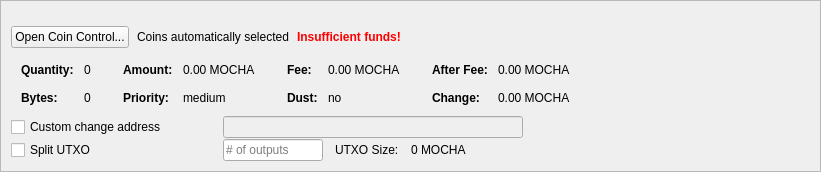
         <widget class="QFrame" name="frameCoinControl">
          <property name="sizePolicy">
           <sizepolicy hsizetype="Expanding" vsizetype="Expanding">
            <horstretch>0</horstretch>
            <verstretch>0</verstretch>
           </sizepolicy>
          </property>
          <property name="maximumSize">
           <size>
            <width>16777215</width>
            <height>16777215</height>
           </size>
          </property>
          <property name="frameShape">
           <enum>QFrame::StyledPanel</enum>
          </property>
          <property name="frameShadow">
           <enum>QFrame::Sunken</enum>
          </property>
          <layout class="QVBoxLayout" name="verticalLayoutCoinControl2">
           <property name="spacing">
            <number>0</number>
           </property>
           <property name="leftMargin">
            <number>0</number>
           </property>
           <property name="topMargin">
            <number>0</number>
           </property>
           <property name="rightMargin">
            <number>0</number>
           </property>
           <property name="bottomMargin">
            <number>0</number>
           </property>
           <item>
            <widget class="QFrame" name="frameCoinControl_BG">
             <layout class="QVBoxLayout" name="verticalLayoutCoinControl" stretch="0,0,0,0,0,0">
              <property name="spacing">
               <number>1</number>
              </property>
              <property name="leftMargin">
               <number>10</number>
              </property>
              <property name="topMargin">
               <number>10</number>
              </property>
              <item>
               <layout class="QHBoxLayout" name="horizontalLayoutCoinControl1">
                <property name="bottomMargin">
                 <number>15</number>
                </property>
                <item>
                 <layout class="QVBoxLayout" name="verticalLayout_3">
                  <property name="spacing">
                   <number>6</number>
                  </property>
                 </layout>
                </item>
               </layout>
              </item>
              <item>
               <layout class="QHBoxLayout" name="horizontalLayoutCoinControl2" stretch="0,0,0,0">
                <property name="spacing">
                 <number>8</number>
                </property>
                <property name="bottomMargin">
                 <number>10</number>
                </property>
                <item>
                 <widget class="QPushButton" name="pushButtonCoinControl">
                  <property name="sizePolicy">
                   <sizepolicy hsizetype="Minimum" vsizetype="Fixed">
                    <horstretch>0</horstretch>
                    <verstretch>0</verstretch>
                   </sizepolicy>
                  </property>
                  <property name="styleSheet">
                   <string notr="true"/>
                  </property>
                  <property name="text">
                   <string>Open Coin Control...</string>
                  </property>
                  <property name="autoDefault">
                   <bool>false</bool>
                  </property>
                 </widget>
                </item>
                <item>
                 <widget class="QLabel" name="labelCoinControlAutomaticallySelected">
                  <property name="text">
                   <string>Coins automatically selected</string>
                  </property>
                  <property name="margin">
                   <number>5</number>
                  </property>
                 </widget>
                </item>
                <item>
                 <widget class="QLabel" name="labelCoinControlInsuffFunds">
                  <property name="font">
                   <font>
                    <weight>75</weight>
                    <bold>true</bold>
                   </font>
                  </property>
                  <property name="styleSheet">
                   <string notr="true">color:red;font-weight:bold;</string>
                  </property>
                  <property name="text">
                   <string>Insufficient funds!</string>
                  </property>
                  <property name="margin">
                   <number>5</number>
                  </property>
                 </widget>
                </item>
                <item>
                 <spacer name="horizontalSpacerCoinControl">
                  <property name="orientation">
                   <enum>Qt::Horizontal</enum>
                  </property>
                  <property name="sizeHint" stdset="0">
                   <size>
                    <width>40</width>
                    <height>1</height>
                   </size>
                  </property>
                 </spacer>
                </item>
               </layout>
              </item>
              <item>
               <widget class="QWidget" name="widgetCoinControl" native="true">
                <property name="sizePolicy">
                 <sizepolicy hsizetype="Preferred" vsizetype="Preferred">
                  <horstretch>0</horstretch>
                  <verstretch>0</verstretch>
                 </sizepolicy>
                </property>
                <property name="minimumSize">
                 <size>
                  <width>0</width>
                  <height>0</height>
                 </size>
                </property>
                <property name="styleSheet">
                 <string notr="true"/>
                </property>
                <layout class="QHBoxLayout" name="horizontalLayoutCoinControl5">
                 <property name="leftMargin">
                  <number>0</number>
                 </property>
                 <property name="topMargin">
                  <number>0</number>
                 </property>
                 <property name="rightMargin">
                  <number>0</number>
                 </property>
                 <property name="bottomMargin">
                  <number>0</number>
                 </property>
                 <item>
                  <layout class="QHBoxLayout" name="horizontalLayoutCoinControl3" stretch="0,0,0,1">
                   <property name="spacing">
                    <number>20</number>
                   </property>
                   <property name="topMargin">
                    <number>0</number>
                   </property>
                   <property name="bottomMargin">
                    <number>10</number>
                   </property>
                   <item>
                    <layout class="QFormLayout" name="formLayoutCoinControl1">
                     <property name="horizontalSpacing">
                      <number>10</number>
                     </property>
                     <property name="verticalSpacing">
                      <number>14</number>
                     </property>
                     <property name="leftMargin">
                      <number>10</number>
                     </property>
                     <property name="topMargin">
                      <number>4</number>
                     </property>
                     <property name="rightMargin">
                      <number>6</number>
                     </property>
                     <item row="0" column="0">
                      <widget class="QLabel" name="labelCoinControlQuantityText">
                       <property name="font">
                        <font>
                         <weight>75</weight>
                         <bold>true</bold>
                        </font>
                       </property>
                       <property name="text">
                        <string>Quantity:</string>
                       </property>
                       <property name="margin">
                        <number>0</number>
                       </property>
                      </widget>
                     </item>
                     <item row="0" column="1">
                      <widget class="QLabel" name="labelCoinControlQuantity">
                       <property name="cursor">
                        <cursorShape>IBeamCursor</cursorShape>
                       </property>
                       <property name="contextMenuPolicy">
                        <enum>Qt::ActionsContextMenu</enum>
                       </property>
                       <property name="text">
                        <string notr="true">0</string>
                       </property>
                       <property name="margin">
                        <number>0</number>
                       </property>
                       <property name="textInteractionFlags">
                        <set>Qt::LinksAccessibleByMouse|Qt::TextSelectableByKeyboard|Qt::TextSelectableByMouse</set>
                       </property>
                      </widget>
                     </item>
                     <item row="1" column="0">
                      <widget class="QLabel" name="labelCoinControlBytesText">
                       <property name="font">
                        <font>
                         <weight>75</weight>
                         <bold>true</bold>
                        </font>
                       </property>
                       <property name="text">
                        <string>Bytes:</string>
                       </property>
                      </widget>
                     </item>
                     <item row="1" column="1">
                      <widget class="QLabel" name="labelCoinControlBytes">
                       <property name="cursor">
                        <cursorShape>IBeamCursor</cursorShape>
                       </property>
                       <property name="contextMenuPolicy">
                        <enum>Qt::ActionsContextMenu</enum>
                       </property>
                       <property name="text">
                        <string notr="true">0</string>
                       </property>
                       <property name="textInteractionFlags">
                        <set>Qt::LinksAccessibleByMouse|Qt::TextSelectableByKeyboard|Qt::TextSelectableByMouse</set>
                       </property>
                      </widget>
                     </item>
                    </layout>
                   </item>
                   <item>
                    <layout class="QFormLayout" name="formLayoutCoinControl2">
                     <property name="horizontalSpacing">
                      <number>10</number>
                     </property>
                     <property name="verticalSpacing">
                      <number>14</number>
                     </property>
                     <property name="leftMargin">
                      <number>6</number>
                     </property>
                     <property name="topMargin">
                      <number>4</number>
                     </property>
                     <property name="rightMargin">
                      <number>6</number>
                     </property>
                     <item row="0" column="0">
                      <widget class="QLabel" name="labelCoinControlAmountText">
                       <property name="font">
                        <font>
                         <weight>75</weight>
                         <bold>true</bold>
                        </font>
                       </property>
                       <property name="text">
                        <string>Amount:</string>
                       </property>
                       <property name="margin">
                        <number>0</number>
                       </property>
                      </widget>
                     </item>
                     <item row="0" column="1">
                      <widget class="QLabel" name="labelCoinControlAmount">
                       <property name="cursor">
                        <cursorShape>IBeamCursor</cursorShape>
                       </property>
                       <property name="contextMenuPolicy">
                        <enum>Qt::ActionsContextMenu</enum>
                       </property>
                       <property name="text">
                        <string notr="true">0.00 MOCHA</string>
                       </property>
                       <property name="textInteractionFlags">
                        <set>Qt::LinksAccessibleByMouse|Qt::TextSelectableByKeyboard|Qt::TextSelectableByMouse</set>
                       </property>
                      </widget>
                     </item>
                     <item row="1" column="0">
                      <widget class="QLabel" name="labelCoinControlPriorityText">
                       <property name="font">
                        <font>
                         <weight>75</weight>
                         <bold>true</bold>
                        </font>
                       </property>
                       <property name="text">
                        <string>Priority:</string>
                       </property>
                      </widget>
                     </item>
                     <item row="1" column="1">
                      <widget class="QLabel" name="labelCoinControlPriority">
                       <property name="cursor">
                        <cursorShape>IBeamCursor</cursorShape>
                       </property>
                       <property name="contextMenuPolicy">
                        <enum>Qt::ActionsContextMenu</enum>
                       </property>
                       <property name="text">
                        <string>medium</string>
                       </property>
                       <property name="textInteractionFlags">
                        <set>Qt::LinksAccessibleByMouse|Qt::TextSelectableByKeyboard|Qt::TextSelectableByMouse</set>
                       </property>
                      </widget>
                     </item>
                    </layout>
                   </item>
                   <item>
                    <layout class="QFormLayout" name="formLayoutCoinControl3">
                     <property name="horizontalSpacing">
                      <number>10</number>
                     </property>
                     <property name="verticalSpacing">
                      <number>14</number>
                     </property>
                     <property name="leftMargin">
                      <number>6</number>
                     </property>
                     <property name="topMargin">
                      <number>4</number>
                     </property>
                     <property name="rightMargin">
                      <number>6</number>
                     </property>
                     <item row="0" column="0">
                      <widget class="QLabel" name="labelCoinControlFeeText">
                       <property name="font">
                        <font>
                         <weight>75</weight>
                         <bold>true</bold>
                        </font>
                       </property>
                       <property name="text">
                        <string>Fee:</string>
                       </property>
                       <property name="margin">
                        <number>0</number>
                       </property>
                      </widget>
                     </item>
                     <item row="0" column="1">
                      <widget class="QLabel" name="labelCoinControlFee">
                       <property name="cursor">
                        <cursorShape>IBeamCursor</cursorShape>
                       </property>
                       <property name="contextMenuPolicy">
                        <enum>Qt::ActionsContextMenu</enum>
                       </property>
                       <property name="text">
                        <string notr="true">0.00 MOCHA</string>
                       </property>
                       <property name="textInteractionFlags">
                        <set>Qt::LinksAccessibleByMouse|Qt::TextSelectableByKeyboard|Qt::TextSelectableByMouse</set>
                       </property>
                      </widget>
                     </item>
                     <item row="1" column="0">
                      <widget class="QLabel" name="labelCoinControlLowOutputText">
                       <property name="font">
                        <font>
                         <weight>75</weight>
                         <bold>true</bold>
                        </font>
                       </property>
                       <property name="text">
                        <string>Dust:</string>
                       </property>
                      </widget>
                     </item>
                     <item row="1" column="1">
                      <widget class="QLabel" name="labelCoinControlLowOutput">
                       <property name="cursor">
                        <cursorShape>IBeamCursor</cursorShape>
                       </property>
                       <property name="contextMenuPolicy">
                        <enum>Qt::ActionsContextMenu</enum>
                       </property>
                       <property name="text">
                        <string>no</string>
                       </property>
                       <property name="textInteractionFlags">
                        <set>Qt::LinksAccessibleByMouse|Qt::TextSelectableByKeyboard|Qt::TextSelectableByMouse</set>
                       </property>
                      </widget>
                     </item>
                    </layout>
                   </item>
                   <item>
                    <layout class="QFormLayout" name="formLayoutCoinControl4">
                     <property name="horizontalSpacing">
                      <number>10</number>
                     </property>
                     <property name="verticalSpacing">
                      <number>14</number>
                     </property>
                     <property name="leftMargin">
                      <number>6</number>
                     </property>
                     <property name="topMargin">
                      <number>4</number>
                     </property>
                     <property name="rightMargin">
                      <number>6</number>
                     </property>
                     <item row="0" column="0">
                      <widget class="QLabel" name="labelCoinControlAfterFeeText">
                       <property name="font">
                        <font>
                         <weight>75</weight>
                         <bold>true</bold>
                        </font>
                       </property>
                       <property name="text">
                        <string>After Fee:</string>
                       </property>
                       <property name="margin">
                        <number>0</number>
                       </property>
                      </widget>
                     </item>
                     <item row="0" column="1">
                      <widget class="QLabel" name="labelCoinControlAfterFee">
                       <property name="cursor">
                        <cursorShape>IBeamCursor</cursorShape>
                       </property>
                       <property name="contextMenuPolicy">
                        <enum>Qt::ActionsContextMenu</enum>
                       </property>
                       <property name="text">
                        <string notr="true">0.00 MOCHA</string>
                       </property>
                       <property name="textInteractionFlags">
                        <set>Qt::LinksAccessibleByMouse|Qt::TextSelectableByKeyboard|Qt::TextSelectableByMouse</set>
                       </property>
                      </widget>
                     </item>
                     <item row="1" column="0">
                      <widget class="QLabel" name="labelCoinControlChangeText">
                       <property name="font">
                        <font>
                         <weight>75</weight>
                         <bold>true</bold>
                        </font>
                       </property>
                       <property name="text">
                        <string>Change:</string>
                       </property>
                      </widget>
                     </item>
                     <item row="1" column="1">
                      <widget class="QLabel" name="labelCoinControlChange">
                       <property name="cursor">
                        <cursorShape>IBeamCursor</cursorShape>
                       </property>
                       <property name="contextMenuPolicy">
                        <enum>Qt::ActionsContextMenu</enum>
                       </property>
                       <property name="text">
                        <string notr="true">0.00 MOCHA</string>
                       </property>
                       <property name="textInteractionFlags">
                        <set>Qt::LinksAccessibleByMouse|Qt::TextSelectableByKeyboard|Qt::TextSelectableByMouse</set>
                       </property>
                      </widget>
                     </item>
                    </layout>
                   </item>
                  </layout>
                 </item>
                </layout>
               </widget>
              </item>
              <item>
               <layout class="QHBoxLayout" name="horizontalLayoutCoinControl4">
                <property name="spacing">
                 <number>12</number>
                </property>
                <property name="sizeConstraint">
                 <enum>QLayout::SetDefaultConstraint</enum>
                </property>
                <property name="topMargin">
                 <number>0</number>
                </property>
                <property name="rightMargin">
                 <number>0</number>
                </property>
                <item>
                 <widget class="QCheckBox" name="checkBoxCoinControlChange">
                  <property name="sizePolicy">
                   <sizepolicy hsizetype="Preferred" vsizetype="Preferred">
                    <horstretch>0</horstretch>
                    <verstretch>0</verstretch>
                   </sizepolicy>
                  </property>
                  <property name="minimumSize">
                   <size>
                    <width>200</width>
                    <height>0</height>
                   </size>
                  </property>
                  <property name="maximumSize">
                   <size>
                    <width>200</width>
                    <height>16777215</height>
                   </size>
                  </property>
                  <property name="toolTip">
                   <string>If this is activated, but the change address is empty or invalid, change will be sent to a newly generated address.</string>
                  </property>
                  <property name="text">
                   <string>Custom change address</string>
                  </property>
                 </widget>
                </item>
                <item>
                 <widget class="QValidatedLineEdit" name="lineEditCoinControlChange">
                  <property name="enabled">
                   <bool>false</bool>
                  </property>
                  <property name="sizePolicy">
                   <sizepolicy hsizetype="Preferred" vsizetype="Preferred">
                    <horstretch>0</horstretch>
                    <verstretch>0</verstretch>
                   </sizepolicy>
                  </property>
                  <property name="minimumSize">
                   <size>
                    <width>300</width>
                    <height>0</height>
                   </size>
                  </property>
                 </widget>
                </item>
                <item>
                 <widget class="QLabel" name="labelCoinControlChangeLabel">
                  <property name="sizePolicy">
                   <sizepolicy hsizetype="Preferred" vsizetype="Preferred">
                    <horstretch>0</horstretch>
                    <verstretch>0</verstretch>
                   </sizepolicy>
                  </property>
                  <property name="minimumSize">
                   <size>
                    <width>100</width>
                    <height>0</height>
                   </size>
                  </property>
                  <property name="text">
                   <string/>
                  </property>
                  <property name="margin">
                   <number>3</number>
                  </property>
                 </widget>
                </item>
               </layout>
              </item>
              <item>
               <layout class="QHBoxLayout" name="horizontalLayoutCoinControl6">
                <property name="spacing">
                 <number>12</number>
                </property>
                <property name="rightMargin">
                 <number>0</number>
                </property>
                <item>
                 <widget class="QCheckBox" name="splitBlockCheckBox">
                  <property name="sizePolicy">
                   <sizepolicy hsizetype="Preferred" vsizetype="Preferred">
                    <horstretch>0</horstretch>
                    <verstretch>0</verstretch>
                   </sizepolicy>
                  </property>
                  <property name="minimumSize">
                   <size>
                    <width>200</width>
                    <height>0</height>
                   </size>
                  </property>
                  <property name="maximumSize">
                   <size>
                    <width>200</width>
                    <height>16777215</height>
                   </size>
                  </property>
                  <property name="text">
                   <string>Split UTXO</string>
                  </property>
                 </widget>
                </item>
                <item>
                 <widget class="QLineEdit" name="splitBlockLineEdit">
                  <property name="sizePolicy">
                   <sizepolicy hsizetype="Preferred" vsizetype="Preferred">
                    <horstretch>50</horstretch>
                    <verstretch>0</verstretch>
                   </sizepolicy>
                  </property>
                  <property name="minimumSize">
                   <size>
                    <width>100</width>
                    <height>0</height>
                   </size>
                  </property>
                  <property name="maximumSize">
                   <size>
                    <width>100</width>
                    <height>16777215</height>
                   </size>
                  </property>
                  <property name="placeholderText">
                   <string># of outputs</string>
                  </property>
                 </widget>
                </item>
                <item>
                 <widget class="QLabel" name="labelBlockSizeText">
                  <property name="text">
                   <string>UTXO Size:</string>
                  </property>
                 </widget>
                </item>
                <item>
                 <widget class="QLabel" name="labelBlockSize">
                  <property name="text">
                   <string>0 MOCHA</string>
                  </property>
                 </widget>
                </item>
                <item>
                 <spacer name="horizontalSpacer_7">
                  <property name="orientation">
                   <enum>Qt::Horizontal</enum>
                  </property>
                  <property name="sizeHint" stdset="0">
                   <size>
                    <width>40</width>
                    <height>20</height>
                   </size>
                  </property>
                 </spacer>
                </item>
               </layout>
              </item>
              <item>
               <spacer name="verticalSpacerCoinControl">
                <property name="orientation">
                 <enum>Qt::Vertical</enum>
                </property>
                <property name="sizeHint" stdset="0">
                 <size>
                  <width>800</width>
                  <height>1</height>
                 </size>
                </property>
               </spacer>
              </item>
             </layout>
            </widget>
           </item>
          </layout>
         </widget>
